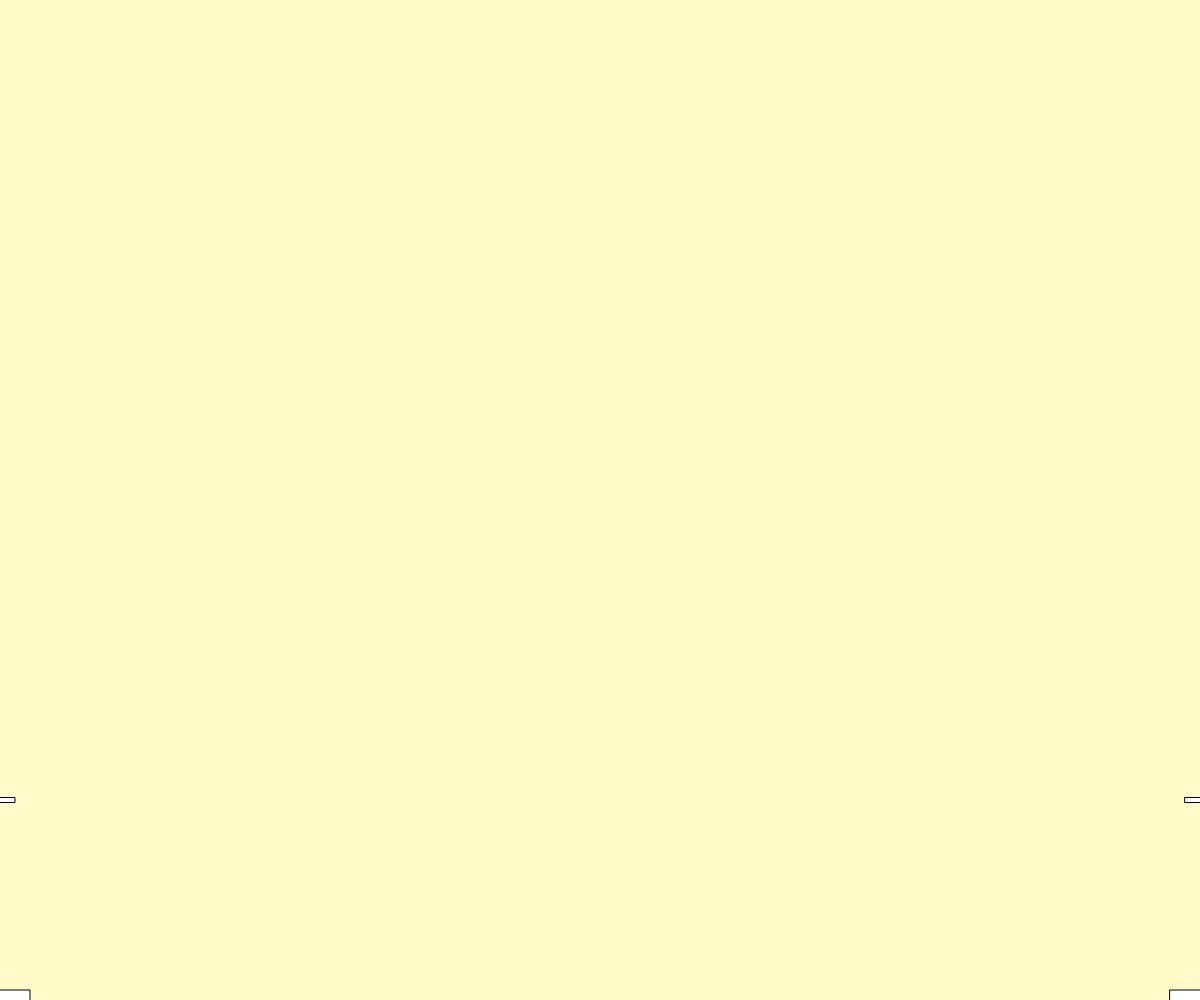
Frame 1 (no input)
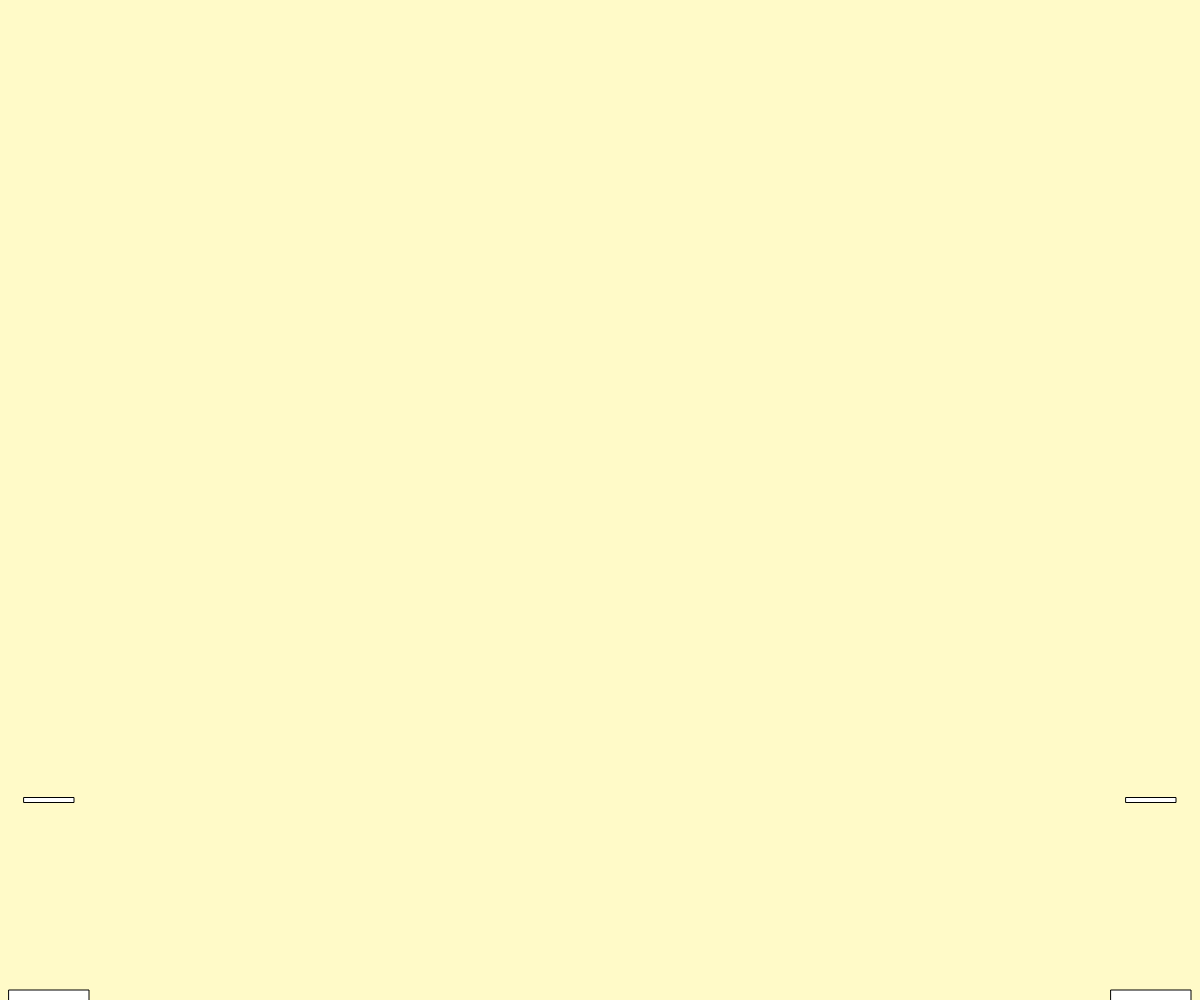
Frame 60 (no input)
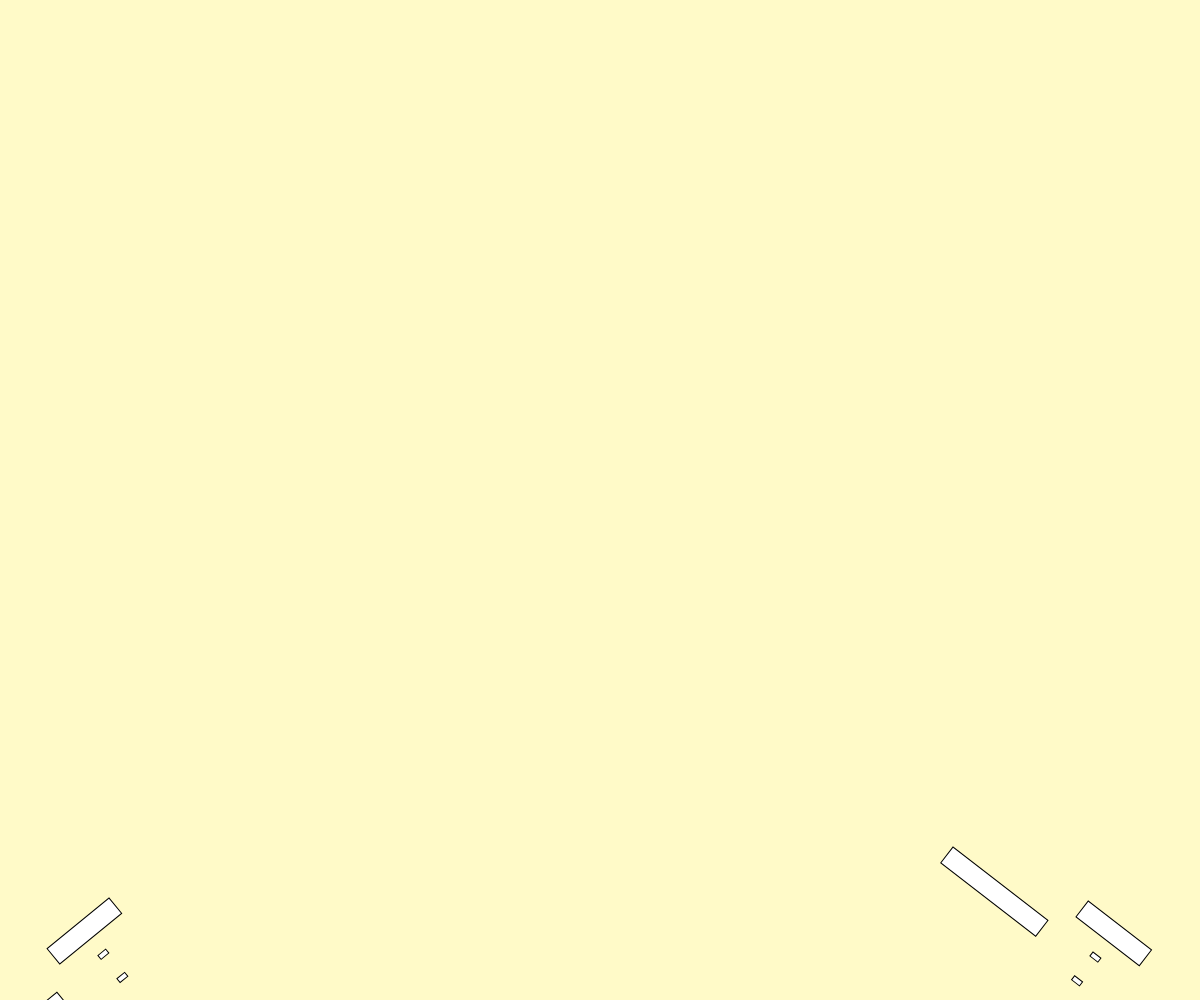
Frame 120 (the mouse pressed at the canvas centre since frame 60)

The p5.js sketch that drew these frames (run headless with seeded random() and noise() and a simulated clock; from frame 60 on, the mouse is pressed at the canvas centre):

// p5.js sketch
// ── sketch.js
let x=-10; //posx de las figuras

/*PImage en p5js
#necesito una varible para el nombre de las img y otra para el array, desp le asigno img al array
function preload() {} aca sucede la magia
un For(){} para cargar las img  por el nombre_00
*/
function preload() { //con esta funcion carga las img


}


function setup() {
  createCanvas(windowWidth,windowHeight);




}

function draw() {
  background (255,250,200);

angleMode(DEGREES); //cambia a angulo

pantalla1();
pantalla2 ();
moverx ();

}

// ── figuras.js
function moverx(){
    if (x<=1500){
      x+=1;
      } else if (x>=1500){
        x=-10;
      }
  }

  
  
  function pantalla1() {
    let a =( 40/-mouseY );  //el número q divido me da el ángulo en comparación a la distancia q muevo el mouse, mas alto el numero mas limito el angulo
  push();
  translate(0,height);
  rotate(PI/a);
  rectMode (CENTER);
  rect(x-120, 40, 120, 20); 
  rect(x, 0, 80, 20); 
  rect(x, 30, 10, 5); 
  rect(x, 60, 10, 5); 
  rect(x, -200, 50, 5); 
  pop();
  }
  
  function pantalla2 (){
  
   let b = (50/mouseX);
    push();
    translate(width, height);
  
    rotate(PI/b);
    
     rectMode (CENTER);
    rect(-x-120, 40, 120, 20); 
    rect(-x, 0, 80, 20); 
    rect(-x, 30, 10, 5); 
    rect(-x, 60, 10, 5); 
    rect(-x, -200, 50, 5); 
    pop();
    
  }
